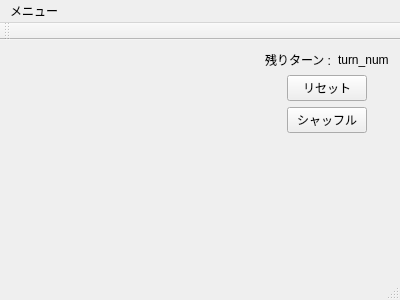
<?xml version="1.0" encoding="UTF-8"?>
<ui version="4.0">
 <class>MainWindow</class>
 <widget class="QMainWindow" name="MainWindow">
  <property name="geometry">
   <rect>
    <x>0</x>
    <y>0</y>
    <width>400</width>
    <height>300</height>
   </rect>
  </property>
  <property name="windowTitle">
   <string>MainWindow</string>
  </property>
  <widget class="QWidget" name="centralWidget">
   <layout class="QHBoxLayout" name="horizontalLayout_4">
    <property name="spacing">
     <number>0</number>
    </property>
    <item>
     <widget class="GameField" name="gamefield"/>
    </item>
    <item>
     <spacer name="horizontalSpacer">
      <property name="orientation">
       <enum>Qt::Horizontal</enum>
      </property>
      <property name="sizeType">
       <enum>QSizePolicy::Minimum</enum>
      </property>
      <property name="sizeHint" stdset="0">
       <size>
        <width>20</width>
        <height>20</height>
       </size>
      </property>
     </spacer>
    </item>
    <item>
     <layout class="QVBoxLayout" name="verticalLayout">
      <item>
       <layout class="QHBoxLayout" name="horizontalLayout">
        <item>
         <widget class="QLabel" name="label">
          <property name="sizePolicy">
           <sizepolicy hsizetype="Preferred" vsizetype="Preferred">
            <horstretch>0</horstretch>
            <verstretch>0</verstretch>
           </sizepolicy>
          </property>
          <property name="text">
           <string>残りターン :</string>
          </property>
         </widget>
        </item>
        <item>
         <widget class="QLabel" name="label_turn">
          <property name="sizePolicy">
           <sizepolicy hsizetype="Preferred" vsizetype="Preferred">
            <horstretch>0</horstretch>
            <verstretch>0</verstretch>
           </sizepolicy>
          </property>
          <property name="text">
           <string>turn_num</string>
          </property>
         </widget>
        </item>
       </layout>
      </item>
      <item>
       <layout class="QHBoxLayout" name="horizontalLayout_2">
        <item>
         <spacer name="horizontalSpacer_2">
          <property name="orientation">
           <enum>Qt::Horizontal</enum>
          </property>
          <property name="sizeType">
           <enum>QSizePolicy::Fixed</enum>
          </property>
          <property name="sizeHint" stdset="0">
           <size>
            <width>20</width>
            <height>20</height>
           </size>
          </property>
         </spacer>
        </item>
        <item>
         <widget class="QPushButton" name="reset_button">
          <property name="sizePolicy">
           <sizepolicy hsizetype="Fixed" vsizetype="Fixed">
            <horstretch>0</horstretch>
            <verstretch>0</verstretch>
           </sizepolicy>
          </property>
          <property name="cursor">
           <cursorShape>ArrowCursor</cursorShape>
          </property>
          <property name="text">
           <string>リセット</string>
          </property>
         </widget>
        </item>
        <item>
         <spacer name="horizontalSpacer_3">
          <property name="orientation">
           <enum>Qt::Horizontal</enum>
          </property>
          <property name="sizeType">
           <enum>QSizePolicy::Fixed</enum>
          </property>
          <property name="sizeHint" stdset="0">
           <size>
            <width>20</width>
            <height>20</height>
           </size>
          </property>
         </spacer>
        </item>
       </layout>
      </item>
      <item>
       <layout class="QHBoxLayout" name="horizontalLayout_3">
        <item>
         <spacer name="horizontalSpacer_4">
          <property name="orientation">
           <enum>Qt::Horizontal</enum>
          </property>
          <property name="sizeType">
           <enum>QSizePolicy::Fixed</enum>
          </property>
          <property name="sizeHint" stdset="0">
           <size>
            <width>20</width>
            <height>20</height>
           </size>
          </property>
         </spacer>
        </item>
        <item>
         <widget class="QPushButton" name="shuffle_button">
          <property name="sizePolicy">
           <sizepolicy hsizetype="Fixed" vsizetype="Fixed">
            <horstretch>0</horstretch>
            <verstretch>0</verstretch>
           </sizepolicy>
          </property>
          <property name="text">
           <string>シャッフル</string>
          </property>
         </widget>
        </item>
        <item>
         <spacer name="horizontalSpacer_5">
          <property name="orientation">
           <enum>Qt::Horizontal</enum>
          </property>
          <property name="sizeType">
           <enum>QSizePolicy::Fixed</enum>
          </property>
          <property name="sizeHint" stdset="0">
           <size>
            <width>20</width>
            <height>20</height>
           </size>
          </property>
         </spacer>
        </item>
       </layout>
      </item>
      <item>
       <spacer name="verticalSpacer">
        <property name="orientation">
         <enum>Qt::Vertical</enum>
        </property>
        <property name="sizeHint" stdset="0">
         <size>
          <width>20</width>
          <height>40</height>
         </size>
        </property>
       </spacer>
      </item>
     </layout>
    </item>
   </layout>
  </widget>
  <widget class="QMenuBar" name="menuBar">
   <property name="geometry">
    <rect>
     <x>0</x>
     <y>0</y>
     <width>400</width>
     <height>21</height>
    </rect>
   </property>
   <widget class="QMenu" name="menu">
    <property name="title">
     <string>メニュー</string>
    </property>
    <addaction name="setting"/>
   </widget>
   <addaction name="menu"/>
  </widget>
  <widget class="QToolBar" name="mainToolBar">
   <attribute name="toolBarArea">
    <enum>TopToolBarArea</enum>
   </attribute>
   <attribute name="toolBarBreak">
    <bool>false</bool>
   </attribute>
  </widget>
  <widget class="QStatusBar" name="statusBar"/>
  <action name="setting">
   <property name="text">
    <string>設定</string>
   </property>
  </action>
 </widget>
 <layoutdefault spacing="6" margin="11"/>
 <customwidgets>
  <customwidget>
   <class>GameField</class>
   <extends>QFrame</extends>
   <header>gamefield.h</header>
   <container>1</container>
  </customwidget>
 </customwidgets>
 <resources/>
 <connections/>
</ui>
